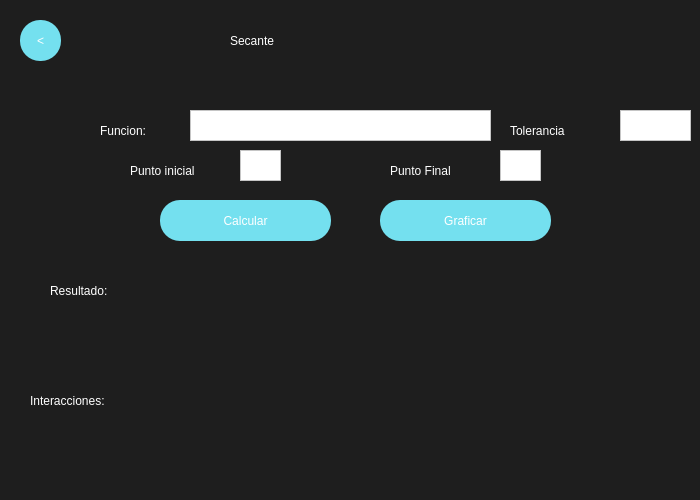
<?xml version="1.0" encoding="UTF-8"?>
<ui version="4.0">
 <class>MainWindow</class>
 <widget class="QMainWindow" name="MainWindow">
  <property name="geometry">
   <rect>
    <x>0</x>
    <y>0</y>
    <width>700</width>
    <height>500</height>
   </rect>
  </property>
  <property name="minimumSize">
   <size>
    <width>700</width>
    <height>500</height>
   </size>
  </property>
  <property name="maximumSize">
   <size>
    <width>700</width>
    <height>500</height>
   </size>
  </property>
  <property name="windowTitle">
   <string>MainWindow</string>
  </property>
  <property name="styleSheet">
   <string notr="true">QWidget{
background-color:#1E1E1E;
}

QPushButton{
background-color:#74E0Ef;
color:white;
font: 30pt &quot;Impact&quot;;
border-radius:25px;
}

QPushButton:hover{
background-color:#7A63FF;
color:#74E0Ef;
font: 30pt &quot;Impact&quot;;
border-radius:30px;
}

</string>
  </property>
  <widget class="QWidget" name="centralwidget">
   <widget class="QLabel" name="label">
    <property name="geometry">
     <rect>
      <x>230</x>
      <y>10</y>
      <width>231</width>
      <height>61</height>
     </rect>
    </property>
    <property name="styleSheet">
     <string notr="true">color:white;
font: 50pt &quot;Impact&quot;;
</string>
    </property>
    <property name="text">
     <string>Secante</string>
    </property>
   </widget>
   <widget class="QPushButton" name="SecanteBackButton">
    <property name="geometry">
     <rect>
      <x>20</x>
      <y>20</y>
      <width>41</width>
      <height>41</height>
     </rect>
    </property>
    <property name="styleSheet">
     <string notr="true">font: 20pt &quot;impact&quot;;
border-radius:20px;</string>
    </property>
    <property name="text">
     <string>&lt;</string>
    </property>
   </widget>
   <widget class="QPushButton" name="SecanteCalculateButton">
    <property name="geometry">
     <rect>
      <x>160</x>
      <y>200</y>
      <width>171</width>
      <height>41</height>
     </rect>
    </property>
    <property name="styleSheet">
     <string notr="true">font: 20pt &quot;impact&quot;;
border-radius:20px;</string>
    </property>
    <property name="text">
     <string>Calcular</string>
    </property>
   </widget>
   <widget class="QLabel" name="label_2">
    <property name="geometry">
     <rect>
      <x>130</x>
      <y>160</y>
      <width>101</width>
      <height>21</height>
     </rect>
    </property>
    <property name="styleSheet">
     <string notr="true">font:15pt&quot;Arial&quot;;
color:white;</string>
    </property>
    <property name="text">
     <string>Punto inicial</string>
    </property>
   </widget>
   <widget class="QLabel" name="label_3">
    <property name="geometry">
     <rect>
      <x>100</x>
      <y>120</y>
      <width>81</width>
      <height>21</height>
     </rect>
    </property>
    <property name="styleSheet">
     <string notr="true">font:15pt&quot;Arial&quot;;
color:white;</string>
    </property>
    <property name="text">
     <string>Funcion:</string>
    </property>
   </widget>
   <widget class="QLabel" name="label_5">
    <property name="geometry">
     <rect>
      <x>50</x>
      <y>270</y>
      <width>101</width>
      <height>41</height>
     </rect>
    </property>
    <property name="styleSheet">
     <string notr="true">font:15pt&quot;Arial&quot;;
color:white;</string>
    </property>
    <property name="text">
     <string>Resultado:</string>
    </property>
   </widget>
   <widget class="QLabel" name="ResultError">
    <property name="geometry">
     <rect>
      <x>160</x>
      <y>270</y>
      <width>511</width>
      <height>41</height>
     </rect>
    </property>
    <property name="styleSheet">
     <string notr="true">font:20pt&quot;Arial&quot;;
color:white;</string>
    </property>
    <property name="text">
     <string/>
    </property>
   </widget>
   <widget class="QTextEdit" name="PtoIniEntry">
    <property name="geometry">
     <rect>
      <x>240</x>
      <y>150</y>
      <width>41</width>
      <height>31</height>
     </rect>
    </property>
    <property name="styleSheet">
     <string notr="true">background-color: rgb(255, 255, 255);</string>
    </property>
   </widget>
   <widget class="QTextEdit" name="FunEntry">
    <property name="geometry">
     <rect>
      <x>190</x>
      <y>110</y>
      <width>301</width>
      <height>31</height>
     </rect>
    </property>
    <property name="styleSheet">
     <string notr="true">background-color: rgb(255, 255, 255);</string>
    </property>
   </widget>
   <widget class="QTextEdit" name="TolEntry">
    <property name="geometry">
     <rect>
      <x>620</x>
      <y>110</y>
      <width>71</width>
      <height>31</height>
     </rect>
    </property>
    <property name="styleSheet">
     <string notr="true">background-color: rgb(255, 255, 255);</string>
    </property>
   </widget>
   <widget class="QLabel" name="label_7">
    <property name="geometry">
     <rect>
      <x>510</x>
      <y>120</y>
      <width>101</width>
      <height>21</height>
     </rect>
    </property>
    <property name="styleSheet">
     <string notr="true">font:15pt&quot;Arial&quot;;
color:white;</string>
    </property>
    <property name="text">
     <string>Tolerancia</string>
    </property>
   </widget>
   <widget class="QPushButton" name="GraficarSecanteButton">
    <property name="geometry">
     <rect>
      <x>380</x>
      <y>200</y>
      <width>171</width>
      <height>41</height>
     </rect>
    </property>
    <property name="styleSheet">
     <string notr="true">font: 20pt &quot;impact&quot;;
border-radius:20px;</string>
    </property>
    <property name="text">
     <string>Graficar</string>
    </property>
   </widget>
   <widget class="QLabel" name="label_6">
    <property name="geometry">
     <rect>
      <x>30</x>
      <y>380</y>
      <width>121</width>
      <height>41</height>
     </rect>
    </property>
    <property name="styleSheet">
     <string notr="true">font:15pt&quot;Arial&quot;;
color:white;</string>
    </property>
    <property name="text">
     <string>Interacciones:</string>
    </property>
   </widget>
   <widget class="QLabel" name="ResultInterSec">
    <property name="geometry">
     <rect>
      <x>160</x>
      <y>380</y>
      <width>511</width>
      <height>41</height>
     </rect>
    </property>
    <property name="styleSheet">
     <string notr="true">font:20pt&quot;Arial&quot;;
color:white;</string>
    </property>
    <property name="text">
     <string/>
    </property>
   </widget>
   <widget class="QTextEdit" name="PtoFinEntry">
    <property name="geometry">
     <rect>
      <x>500</x>
      <y>150</y>
      <width>41</width>
      <height>31</height>
     </rect>
    </property>
    <property name="styleSheet">
     <string notr="true">background-color: rgb(255, 255, 255);</string>
    </property>
   </widget>
   <widget class="QLabel" name="label_4">
    <property name="geometry">
     <rect>
      <x>390</x>
      <y>160</y>
      <width>101</width>
      <height>21</height>
     </rect>
    </property>
    <property name="styleSheet">
     <string notr="true">font:15pt&quot;Arial&quot;;
color:white;</string>
    </property>
    <property name="text">
     <string>Punto Final</string>
    </property>
   </widget>
  </widget>
 </widget>
 <resources/>
 <connections/>
</ui>
